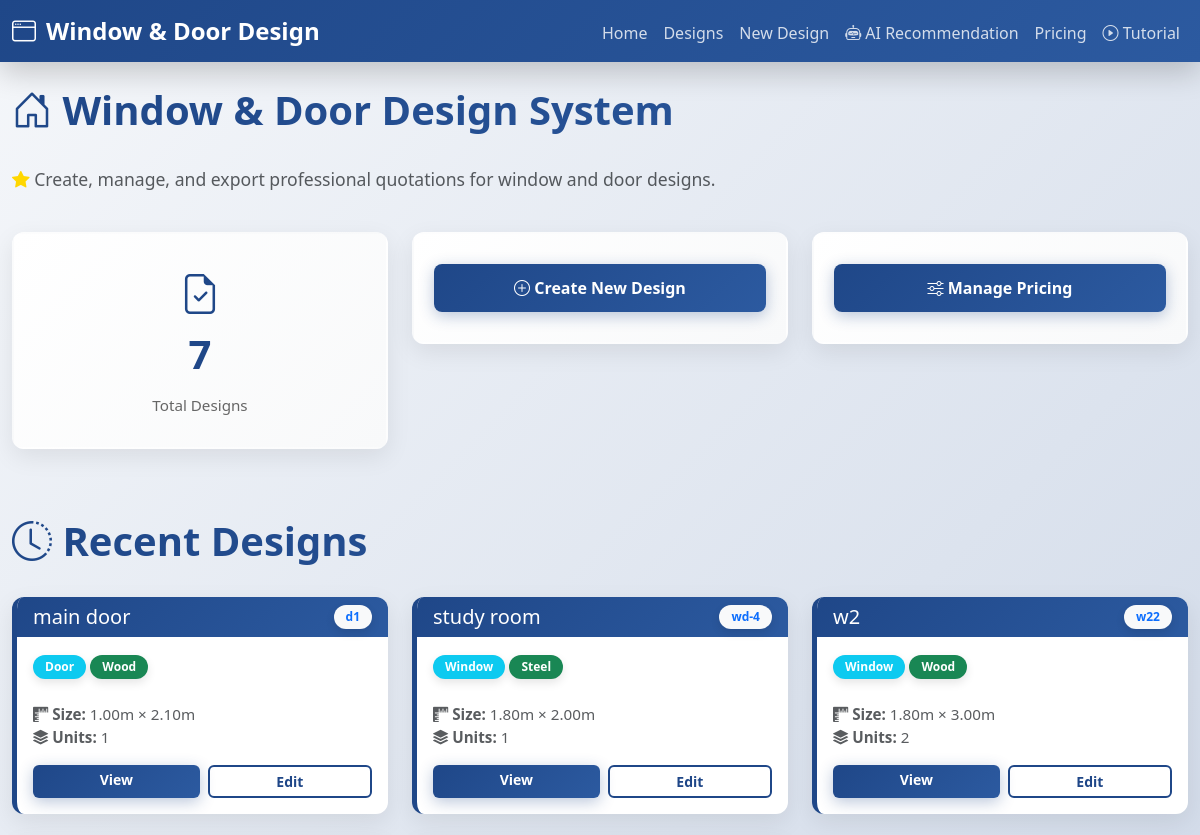
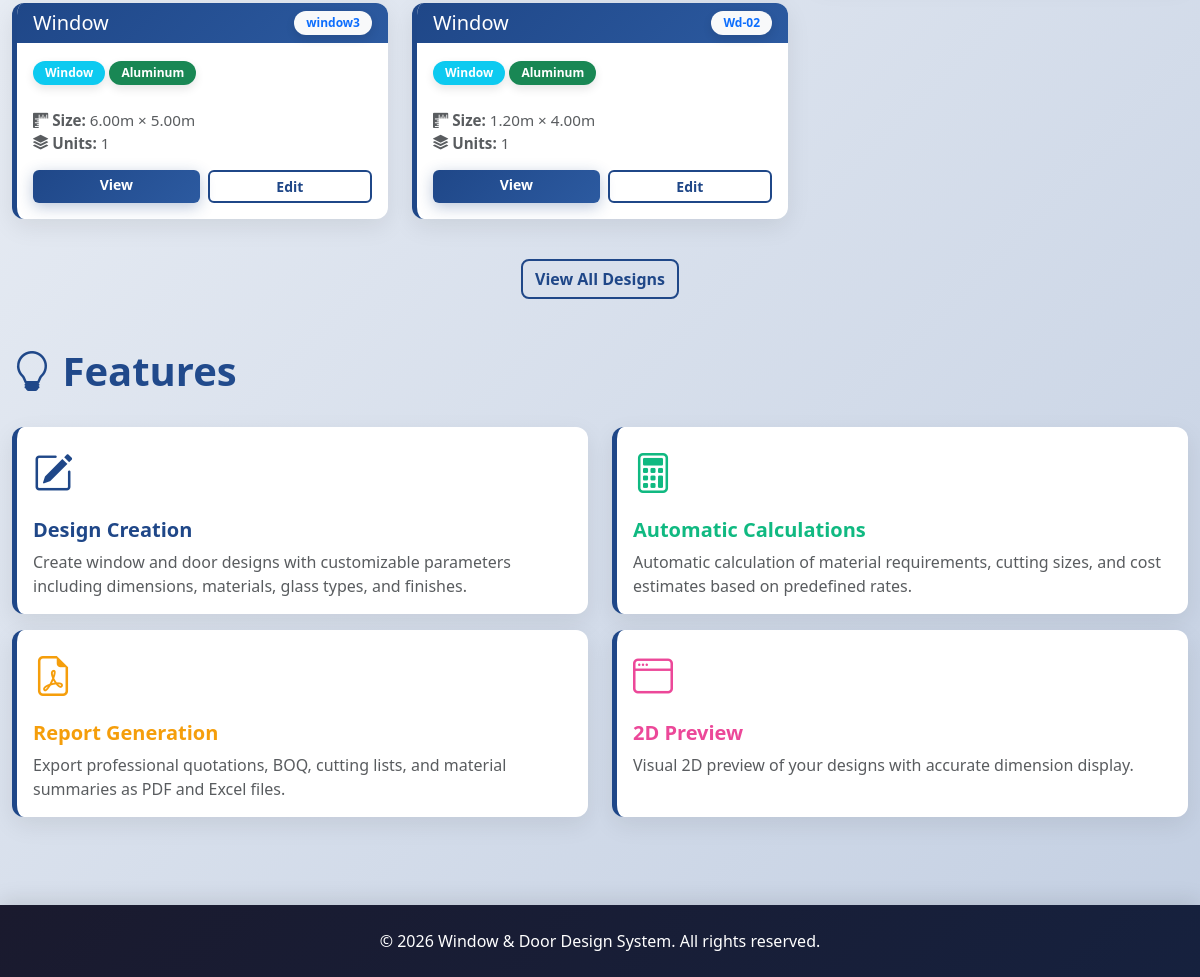
The page / on the database its author committed (2 pictures, top to bottom).
### design_system/models.py (models this page shows, shortened)
class WindowDoorDesign(models.Model):
    TYPE_CHOICES = [
        ('window', 'Window'),
        ('door', 'Door'),
    ]
    GLASS_TYPE_CHOICES = [
        ('clear', 'Clear Glass'),
        ('tinted', 'Tinted Glass'),
        ('frosted', 'Frosted Glass'),
        ('double_glazed', 'Double Glazed'),
        ('tempered', 'Tempered Glass'),
    ]
    FINISH_TYPE_CHOICES = [
        ('anodized', 'Anodized'),
        ('powder_coated', 'Powder Coated'),
        ('raw', 'Raw'),
        ('painted', 'Painted'),
        ('natural_wood', 'Natural Wood'),
    ]
    MATERIAL_CHOICES = [
        ('aluminum', 'Aluminum'),
        ('upvc', 'UPVC'),
        ('steel', 'Steel'),
        ('wood', 'Wood'),
    ]
    name = models.CharField(max_length=100)
    code = models.CharField(max_length=50, unique=True)
    width = models.DecimalField(max_digits=10, decimal_places=2, validators=[MinValueValidator(0.1)])  # in meters
    height = models.DecimalField(max_digits=10, decimal_places=2, validators=[MinValueValidator(0.1)])  # in meters
    type_choice = models.CharField(max_length=20, choices=TYPE_CHOICES)
    glass_type = models.CharField(max_length=20, choices=GLASS_TYPE_CHOICES, null=True, blank=True)
    has_mesh = models.BooleanField(default=False)
    finish_type = models.CharField(max_length=20, choices=FINISH_TYPE_CHOICES)
    number_of_units = models.IntegerField(validators=[MinValueValidator(1)], default=1)
    material = models.CharField(max_length=20, choices=MATERIAL_CHOICES, default='aluminum')
    total_area = models.DecimalField(max_digits=10, decimal_places=4, editable=False, default=0)
    estimated_cost = models.DecimalField(max_digits=15, decimal_places=2, editable=False, default=0)
    created_at = models.DateTimeField(auto_now_add=True)
    updated_at = models.DateTimeField(auto_now=True)
    class Meta:
        verbose_name_plural = "Window/Door Designs"
        ordering = ['-created_at']

### design_system/views.py (the view)
# urls.py: path('', views.home, name='home'),
def home(request):
    designs = WindowDoorDesign.objects.all()
    context = {
        'total_designs': designs.count(),
        'recent_designs': designs[:5],
    }
    return render(request, 'home.html', context)

### templates/home.html (shortened to what this page needs)
{% extends 'base.html' %}
{% block content %}
<div class="row mb-4">
    <div class="col-md-12">
        <div style="animation: fadeInDown 0.7s ease;">
            <h1 class="page-title">
                <i class="bi bi-house-door" style="animation: slideInDown 0.5s ease; display: inline-block;"></i>
                Window & Door Design System
            </h1>
            <p class="lead text-muted" style="font-size: 1.1rem; font-weight: 500;">
                <i class="bi bi-star-fill" style="color: #ffd700;"></i> Create, manage, and export professional quotations for window and door designs.
            </p>
        </div>
    </div>
</div>
<div class="row mb-4">
    <div class="col-md-4" style="animation: fadeInUp 0.6s ease 0.1s both;">
        <div class="stat-card">
            <i class="bi bi-file-earmark-check" style="font-size: 2.5rem; color: var(--primary-color); margin-bottom: 10px;"></i>
            <div class="stat-value">{{ total_designs }}</div>
            <div class="stat-label">Total Designs</div>
        </div>
    </div>
    <div class="col-md-4" style="animation: fadeInUp 0.6s ease 0.2s both;">
        <div class="stat-card">
            <a href="{% url 'create_design' %}" class="btn btn-primary w-100" style="border-radius: 8px; padding: 12px; font-size: 1rem;">
                <i class="bi bi-plus-circle"></i> Create New Design
            </a>
        </div>
    </div>
    <div class="col-md-4" style="animation: fadeInUp 0.6s ease 0.3s both;">
        <div class="stat-card">
            <a href="{% url 'pricing_rates' %}" class="btn btn-primary w-100" style="border-radius: 8px; padding: 12px; font-size: 1rem;">
                <i class="bi bi-sliders"></i> Manage Pricing
            </a>
        </div>
    </div>
</div>
{% if recent_designs %}
<div class="row">
    <div class="col-md-12">
        <h2 class="page-title mt-4"><i class="bi bi-clock-history"></i> Recent Designs</h2>
    </div>
</div>
<div class="row">
    {% for design in recent_designs %}
    <div class="col-md-4 mb-4">
        <div class="card" style="height: 100%; display: flex; flex-direction: column;">
            <div class="card-header d-flex justify-content-between align-items-center">
                <h5 class="mb-0">{{ design.name }}</h5>
                <span class="badge bg-light text-primary">{{ design.code }}</span>
            </div>
            <div class="card-body flex-grow-1">
                <div class="mb-3">
                    <span class="badge bg-info mb-2">{{ design.get_type_choice_display }}</span>
                    <span class="badge bg-success mb-2">{{ design.get_material_display }}</span>
                </div>
                <p class="card-text text-muted mb-3" style="font-size: 0.95rem;">
                    <i class="bi bi-rulers"></i> <strong>Size:</strong> {{ design.width }}m × {{ design.height }}m<br>
                    <i class="bi bi-stack"></i> <strong>Units:</strong> {{ design.number_of_units }}
                </p>
                <div class="d-flex gap-2" style="margin-top: auto;">
                    <a href="{% url 'design_detail' design.pk %}" class="btn btn-primary btn-sm flex-grow-1" style="border-radius: 6px;">View</a>
                    <a href="{% url 'edit_design' design.pk %}" class="btn btn-outline-primary btn-sm flex-grow-1" style="border-radius: 6px;">Edit</a>
                </div>
            </div>
        </div>
    </div>
    {% endfor %}
</div>
<div class="row mt-3">
    <div class="col-md-12 text-center">
        <a href="{% url 'design_list' %}" class="btn btn-outline-primary">View All Designs</a>
    </div>
</div>
{% endif %}
<div class="row mt-5">
    <div class="col-md-12">
        <h2 class="page-title"><i class="bi bi-lightbulb"></i> Features</h2>
    </div>
</div>
<div class="row">
    <div class="col-md-6 mb-3">
        <div class="card h-100" style="position: relative; overflow: hidden;">
            <div class="card-body">
                <div style="font-size: 2.5rem; color: var(--primary-color); margin-bottom: 15px;"><i class="bi bi-pencil-square"></i></div>
                <h5 class="card-title" style="color: var(--primary-color); font-weight: 700;">Design Creation</h5>
                <p class="card-text text-muted">Create window and door designs with customizable parameters including dimensions, materials, glass types, and finishes.</p>
            </div>
        </div>
    </div>
    <div class="col-md-6 mb-3">
        <div class="card h-100" style="position: relative; overflow: hidden;">
            <div class="card-body">
                <div style="font-size: 2.5rem; color: #10b981; margin-bottom: 15px;"><i class="bi bi-calculator"></i></div>
                <h5 class="card-title" style="color: #10b981; font-weight: 700;">Automatic Calculations</h5>
                <p class="card-text text-muted">Automatic calculation of material requirements, cutting sizes, and cost estimates based on predefined rates.</p>
            </div>
        </div>
    </div>
    <div class="col-md-6 mb-3">
        <div class="card h-100" style="position: relative; overflow: hidden;">
            <div class="card-body">
                <div style="font-size: 2.5rem; color: #f59e0b; margin-bottom: 15px;"><i class="bi bi-file-earmark-pdf"></i></div>
                <h5 class="card-title" style="color: #f59e0b; font-weight: 700;">Report Generation</h5>
                <p class="card-text text-muted">Export professional quotations, BOQ, cutting lists, and material summaries as PDF and Excel files.</p>
            </div>
        </div>
    </div>
    <div class="col-md-6 mb-3">
        <div class="card h-100" style="position: relative; overflow: hidden;">
            <div class="card-body">
                <div style="font-size: 2.5rem; color: #ec4899; margin-bottom: 15px;"><i class="bi bi-window"></i></div>
                <h5 class="card-title" style="color: #ec4899; font-weight: 700;">2D Preview</h5>
                <p class="card-text text-muted">Visual 2D preview of your designs with accurate dimension display.</p>
            </div>
        </div>
    </div>
</div>
{% endblock %}

### static/css/style.css (style rules this page uses)
:root { --primary-color: #1f4788; --secondary-color: #2c5aa0; --accent-color: #ff6b6b; --light-bg: #f8f9fa; --success-color: #10b981; --info-color: #3b82f6; }
* { transition: all 0.3s cubic-bezier(0.4, 0, 0.2, 1); }
body { font-family: 'Segoe UI', Tahoma, Geneva, Verdana, sans-serif; background: linear-gradient(135deg, #f5f7fa 0%, #c3cfe2 100%); background-attachment: fixed; min-height: 100vh; }
.btn-primary { background: linear-gradient(135deg, var(--primary-color) 0%, var(--secondary-color) 100%); border: none; border-radius: 8px; font-weight: 600; box-shadow: 0 4px 15px rgba(31, 71, 136, 0.3); transition: all 0.3s ease; position: relative; overflow: hidden; }
.btn-primary::before { content: ''; position: absolute; top: 0; left: -100%; width: 100%; height: 100%; background: rgba(255,255,255,0.2); transition: left 0.3s ease; }
.btn-outline-primary { border: 2px solid var(--primary-color); color: var(--primary-color); border-radius: 8px; font-weight: 600; }
.card { border: none; border-radius: 12px; box-shadow: 0 8px 25px rgba(0,0,0,0.08); transition: all 0.3s cubic-bezier(0.4, 0, 0.2, 1); border-left: 5px solid var(--primary-color); background: white; overflow: hidden; }
.card::before { content: ''; position: absolute; top: 0; left: 0; right: 0; height: 3px; background: linear-gradient(90deg, var(--primary-color), var(--secondary-color)); opacity: 0; }
.card-header { background: linear-gradient(135deg, var(--primary-color) 0%, var(--secondary-color) 100%); color: white; border: none; font-weight: 600; }
.page-title { color: var(--primary-color); margin-bottom: 2rem; font-weight: 700; font-size: 2.5rem; animation: fadeInDown 0.6s ease; background: linear-gradient(135deg, var(--primary-color) 0%, var(--secondary-color) 100%); -webkit-background-clip: text; -webkit-text-fill-color: transparent; background-clip: text; }
.stat-card { text-align: center; padding: 30px 20px; background: linear-gradient(135deg, #ffffff 0%, #f8f9fa 100%); border-radius: 12px; margin-bottom: 20px; box-shadow: 0 8px 25px rgba(0,0,0,0.08); border: 2px solid transparent; transition: all 0.3s ease; animation: fadeInUp 0.6s ease; }
.stat-value { font-size: 2.5rem; font-weight: 700; color: var(--primary-color); animation: countUp 0.6s ease; }
.stat-label { color: #666; font-size: 0.95rem; font-weight: 500; margin-top: 10px; }
.badge { padding: 6px 12px; border-radius: 20px; font-weight: 600; box-shadow: 0 4px 10px rgba(0,0,0,0.1); }

### rows shown on the page
WindowDoorDesign: name "main door", code "d1", type_choice "Door", material "Wood", width "1.00", height "2.10", number_of_units "1"
WindowDoorDesign: name "study room", code "wd-4", type_choice "Window", material "Steel", width "1.80", height "2.00", number_of_units "1"
WindowDoorDesign: name "w2", code "w22", type_choice "Window", material "Wood", width "1.80", height "3.00", number_of_units "2"
WindowDoorDesign: name "Window", code "window3", type_choice "Window", material "Aluminum", width "6.00", height "5.00", number_of_units "1"
WindowDoorDesign: name "Window", code "Wd-02", type_choice "Window", material "Aluminum", width "1.20", height "4.00", number_of_units "1"

### other values the page prints
{{ total_designs }} "7"
